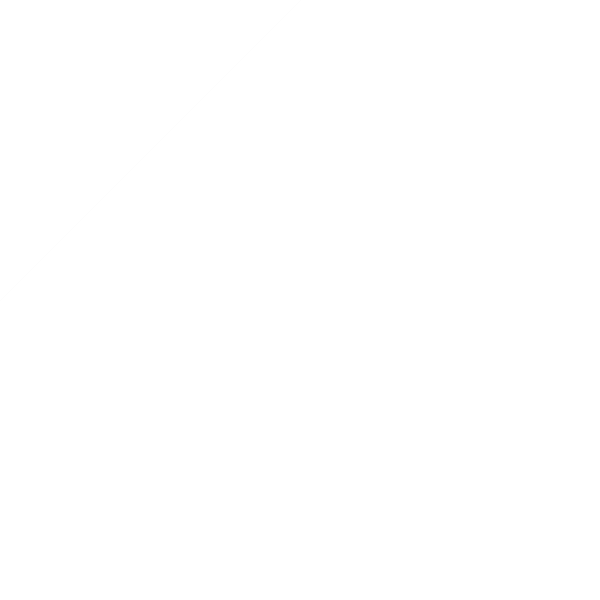
Frame 1 (no input)
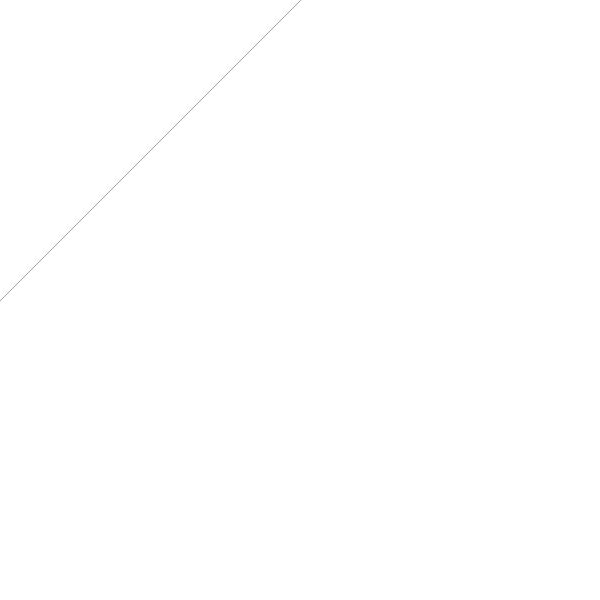
Frame 60 (the mouse pressed at the canvas centre just before this capture)
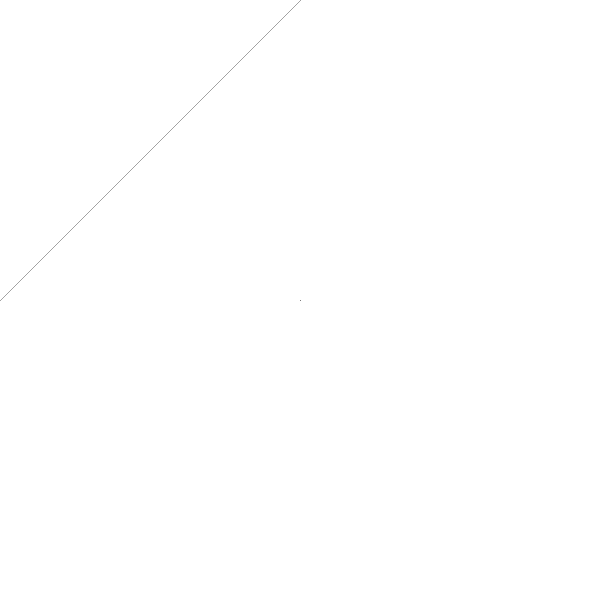
Frame 120 (the mouse held since frame 60 and released just before this capture)

The Processing sketch that drew these frames (run headless with seeded random() and noise(); from frame 60 on, the mouse is pressed at the canvas centre):

// Processing sketch: processing_112338
// ── processing_112338.pde

int transparency = 2;

void setup() {
  size( 600, 600 );
  background( 255 );
}

void draw() {
  stroke( 0, transparency );
   line(width/2, mouseY, mouseX, height/2);
}   

void mousePressed() {
 transparency += 2;

}

void keyPressed() {
 if( key == ' ') {
   stop();
 } 
}
